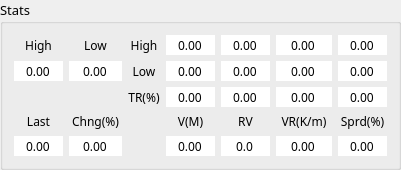
     <widget class="QGroupBox" name="live_stats_groupBox">
      <property name="font">
       <font>
        <family>Century Gothic</family>
        <pointsize>10</pointsize>
       </font>
      </property>
      <property name="title">
       <string>Stats</string>
      </property>
      <layout class="QGridLayout" name="gridLayout_9">
       <item row="0" column="0">
        <widget class="QLabel" name="ticker_highDayPrice_label">
         <property name="font">
          <font>
           <family>Century Gothic</family>
           <pointsize>9</pointsize>
          </font>
         </property>
         <property name="text">
          <string>High</string>
         </property>
         <property name="alignment">
          <set>Qt::AlignCenter</set>
         </property>
        </widget>
       </item>
       <item row="0" column="1">
        <widget class="QLabel" name="ticker_lowDayPrice_label">
         <property name="font">
          <font>
           <family>Century Gothic</family>
           <pointsize>9</pointsize>
          </font>
         </property>
         <property name="text">
          <string>Low</string>
         </property>
         <property name="alignment">
          <set>Qt::AlignCenter</set>
         </property>
        </widget>
       </item>
       <item row="0" column="2">
        <widget class="QLabel" name="high_label">
         <property name="sizePolicy">
          <sizepolicy hsizetype="Minimum" vsizetype="Preferred">
           <horstretch>0</horstretch>
           <verstretch>0</verstretch>
          </sizepolicy>
         </property>
         <property name="font">
          <font>
           <family>Century Gothic</family>
           <pointsize>9</pointsize>
          </font>
         </property>
         <property name="text">
          <string>High</string>
         </property>
         <property name="alignment">
          <set>Qt::AlignCenter</set>
         </property>
        </widget>
       </item>
       <item row="0" column="3">
        <widget class="QDoubleSpinBox" name="high5minP_doubleSpinBox">
         <property name="font">
          <font>
           <family>Century Gothic</family>
           <pointsize>9</pointsize>
          </font>
         </property>
         <property name="wrapping">
          <bool>false</bool>
         </property>
         <property name="frame">
          <bool>false</bool>
         </property>
         <property name="alignment">
          <set>Qt::AlignCenter</set>
         </property>
         <property name="readOnly">
          <bool>true</bool>
         </property>
         <property name="buttonSymbols">
          <enum>QAbstractSpinBox::NoButtons</enum>
         </property>
         <property name="correctionMode">
          <enum>QAbstractSpinBox::CorrectToNearestValue</enum>
         </property>
         <property name="decimals">
          <number>2</number>
         </property>
         <property name="minimum">
          <double>0.000000000000000</double>
         </property>
         <property name="maximum">
          <double>9999.000000000000000</double>
         </property>
         <property name="value">
          <double>0.000000000000000</double>
         </property>
        </widget>
       </item>
       <item row="0" column="4">
        <widget class="QDoubleSpinBox" name="high5minC_doubleSpinBox">
         <property name="font">
          <font>
           <family>Century Gothic</family>
           <pointsize>9</pointsize>
          </font>
         </property>
         <property name="wrapping">
          <bool>false</bool>
         </property>
         <property name="frame">
          <bool>false</bool>
         </property>
         <property name="alignment">
          <set>Qt::AlignCenter</set>
         </property>
         <property name="readOnly">
          <bool>true</bool>
         </property>
         <property name="buttonSymbols">
          <enum>QAbstractSpinBox::NoButtons</enum>
         </property>
         <property name="correctionMode">
          <enum>QAbstractSpinBox::CorrectToNearestValue</enum>
         </property>
         <property name="decimals">
          <number>2</number>
         </property>
         <property name="minimum">
          <double>0.000000000000000</double>
         </property>
         <property name="maximum">
          <double>9999.000000000000000</double>
         </property>
         <property name="value">
          <double>0.000000000000000</double>
         </property>
        </widget>
       </item>
       <item row="0" column="5">
        <widget class="QDoubleSpinBox" name="high1minP_doubleSpinBox">
         <property name="font">
          <font>
           <family>Century Gothic</family>
           <pointsize>9</pointsize>
          </font>
         </property>
         <property name="wrapping">
          <bool>false</bool>
         </property>
         <property name="frame">
          <bool>false</bool>
         </property>
         <property name="alignment">
          <set>Qt::AlignCenter</set>
         </property>
         <property name="readOnly">
          <bool>true</bool>
         </property>
         <property name="buttonSymbols">
          <enum>QAbstractSpinBox::NoButtons</enum>
         </property>
         <property name="correctionMode">
          <enum>QAbstractSpinBox::CorrectToNearestValue</enum>
         </property>
         <property name="decimals">
          <number>2</number>
         </property>
         <property name="minimum">
          <double>0.000000000000000</double>
         </property>
         <property name="maximum">
          <double>9999.000000000000000</double>
         </property>
         <property name="value">
          <double>0.000000000000000</double>
         </property>
        </widget>
       </item>
       <item row="0" column="6">
        <widget class="QDoubleSpinBox" name="high1minC_doubleSpinBox">
         <property name="font">
          <font>
           <family>Century Gothic</family>
           <pointsize>9</pointsize>
          </font>
         </property>
         <property name="wrapping">
          <bool>false</bool>
         </property>
         <property name="frame">
          <bool>false</bool>
         </property>
         <property name="alignment">
          <set>Qt::AlignCenter</set>
         </property>
         <property name="readOnly">
          <bool>true</bool>
         </property>
         <property name="buttonSymbols">
          <enum>QAbstractSpinBox::NoButtons</enum>
         </property>
         <property name="correctionMode">
          <enum>QAbstractSpinBox::CorrectToNearestValue</enum>
         </property>
         <property name="decimals">
          <number>2</number>
         </property>
         <property name="minimum">
          <double>0.000000000000000</double>
         </property>
         <property name="maximum">
          <double>9999.000000000000000</double>
         </property>
         <property name="value">
          <double>0.000000000000000</double>
         </property>
        </widget>
       </item>
       <item row="1" column="0">
        <widget class="QDoubleSpinBox" name="ticker_highDayPrice_doubleSpinBox">
         <property name="font">
          <font>
           <family>Century Gothic</family>
           <pointsize>9</pointsize>
          </font>
         </property>
         <property name="wrapping">
          <bool>false</bool>
         </property>
         <property name="frame">
          <bool>false</bool>
         </property>
         <property name="alignment">
          <set>Qt::AlignCenter</set>
         </property>
         <property name="readOnly">
          <bool>true</bool>
         </property>
         <property name="buttonSymbols">
          <enum>QAbstractSpinBox::NoButtons</enum>
         </property>
         <property name="decimals">
          <number>2</number>
         </property>
         <property name="maximum">
          <double>9999.989999999999782</double>
         </property>
         <property name="value">
          <double>0.000000000000000</double>
         </property>
        </widget>
       </item>
       <item row="1" column="1">
        <widget class="QDoubleSpinBox" name="ticker_lowDayPrice_doubleSpinBox">
         <property name="font">
          <font>
           <family>Century Gothic</family>
           <pointsize>9</pointsize>
          </font>
         </property>
         <property name="wrapping">
          <bool>false</bool>
         </property>
         <property name="frame">
          <bool>false</bool>
         </property>
         <property name="alignment">
          <set>Qt::AlignCenter</set>
         </property>
         <property name="readOnly">
          <bool>true</bool>
         </property>
         <property name="buttonSymbols">
          <enum>QAbstractSpinBox::NoButtons</enum>
         </property>
         <property name="decimals">
          <number>2</number>
         </property>
         <property name="maximum">
          <double>9999.989999999999782</double>
         </property>
         <property name="value">
          <double>0.000000000000000</double>
         </property>
        </widget>
       </item>
       <item row="1" column="2">
        <widget class="QLabel" name="low_label">
         <property name="sizePolicy">
          <sizepolicy hsizetype="Minimum" vsizetype="Preferred">
           <horstretch>0</horstretch>
           <verstretch>0</verstretch>
          </sizepolicy>
         </property>
         <property name="font">
          <font>
           <family>Century Gothic</family>
           <pointsize>9</pointsize>
          </font>
         </property>
         <property name="text">
          <string>Low</string>
         </property>
         <property name="alignment">
          <set>Qt::AlignCenter</set>
         </property>
        </widget>
       </item>
       <item row="1" column="3">
        <widget class="QDoubleSpinBox" name="low5minP_doubleSpinBox">
         <property name="font">
          <font>
           <family>Century Gothic</family>
           <pointsize>9</pointsize>
          </font>
         </property>
         <property name="wrapping">
          <bool>false</bool>
         </property>
         <property name="frame">
          <bool>false</bool>
         </property>
         <property name="alignment">
          <set>Qt::AlignCenter</set>
         </property>
         <property name="readOnly">
          <bool>true</bool>
         </property>
         <property name="buttonSymbols">
          <enum>QAbstractSpinBox::NoButtons</enum>
         </property>
         <property name="correctionMode">
          <enum>QAbstractSpinBox::CorrectToNearestValue</enum>
         </property>
         <property name="decimals">
          <number>2</number>
         </property>
         <property name="minimum">
          <double>0.000000000000000</double>
         </property>
         <property name="maximum">
          <double>9999.000000000000000</double>
         </property>
         <property name="value">
          <double>0.000000000000000</double>
         </property>
        </widget>
       </item>
       <item row="1" column="4">
        <widget class="QDoubleSpinBox" name="low5minC_doubleSpinBox">
         <property name="font">
          <font>
           <family>Century Gothic</family>
           <pointsize>9</pointsize>
          </font>
         </property>
         <property name="wrapping">
          <bool>false</bool>
         </property>
         <property name="frame">
          <bool>false</bool>
         </property>
         <property name="alignment">
          <set>Qt::AlignCenter</set>
         </property>
         <property name="readOnly">
          <bool>true</bool>
         </property>
         <property name="buttonSymbols">
          <enum>QAbstractSpinBox::NoButtons</enum>
         </property>
         <property name="correctionMode">
          <enum>QAbstractSpinBox::CorrectToNearestValue</enum>
         </property>
         <property name="decimals">
          <number>2</number>
         </property>
         <property name="minimum">
          <double>0.000000000000000</double>
         </property>
         <property name="maximum">
          <double>9999.000000000000000</double>
         </property>
         <property name="value">
          <double>0.000000000000000</double>
         </property>
        </widget>
       </item>
       <item row="1" column="5">
        <widget class="QDoubleSpinBox" name="low1minP_doubleSpinBox">
         <property name="font">
          <font>
           <family>Century Gothic</family>
           <pointsize>9</pointsize>
          </font>
         </property>
         <property name="wrapping">
          <bool>false</bool>
         </property>
         <property name="frame">
          <bool>false</bool>
         </property>
         <property name="alignment">
          <set>Qt::AlignCenter</set>
         </property>
         <property name="readOnly">
          <bool>true</bool>
         </property>
         <property name="buttonSymbols">
          <enum>QAbstractSpinBox::NoButtons</enum>
         </property>
         <property name="correctionMode">
          <enum>QAbstractSpinBox::CorrectToNearestValue</enum>
         </property>
         <property name="decimals">
          <number>2</number>
         </property>
         <property name="minimum">
          <double>0.000000000000000</double>
         </property>
         <property name="maximum">
          <double>9999.000000000000000</double>
         </property>
         <property name="value">
          <double>0.000000000000000</double>
         </property>
        </widget>
       </item>
       <item row="1" column="6">
        <widget class="QDoubleSpinBox" name="low1minC_doubleSpinBox">
         <property name="font">
          <font>
           <family>Century Gothic</family>
           <pointsize>9</pointsize>
          </font>
         </property>
         <property name="wrapping">
          <bool>false</bool>
         </property>
         <property name="frame">
          <bool>false</bool>
         </property>
         <property name="alignment">
          <set>Qt::AlignCenter</set>
         </property>
         <property name="readOnly">
          <bool>true</bool>
         </property>
         <property name="buttonSymbols">
          <enum>QAbstractSpinBox::NoButtons</enum>
         </property>
         <property name="correctionMode">
          <enum>QAbstractSpinBox::CorrectToNearestValue</enum>
         </property>
         <property name="decimals">
          <number>2</number>
         </property>
         <property name="minimum">
          <double>0.000000000000000</double>
         </property>
         <property name="maximum">
          <double>9999.000000000000000</double>
         </property>
         <property name="value">
          <double>0.000000000000000</double>
         </property>
        </widget>
       </item>
       <item row="2" column="2">
        <widget class="QLabel" name="range_label">
         <property name="sizePolicy">
          <sizepolicy hsizetype="Minimum" vsizetype="Preferred">
           <horstretch>0</horstretch>
           <verstretch>0</verstretch>
          </sizepolicy>
         </property>
         <property name="font">
          <font>
           <family>Century Gothic</family>
           <pointsize>9</pointsize>
          </font>
         </property>
         <property name="text">
          <string>TR(%)</string>
         </property>
         <property name="alignment">
          <set>Qt::AlignCenter</set>
         </property>
        </widget>
       </item>
       <item row="2" column="3">
        <widget class="QDoubleSpinBox" name="range5minPper_doubleSpinBox">
         <property name="font">
          <font>
           <family>Century Gothic</family>
           <pointsize>9</pointsize>
          </font>
         </property>
         <property name="wrapping">
          <bool>false</bool>
         </property>
         <property name="frame">
          <bool>false</bool>
         </property>
         <property name="alignment">
          <set>Qt::AlignCenter</set>
         </property>
         <property name="readOnly">
          <bool>true</bool>
         </property>
         <property name="buttonSymbols">
          <enum>QAbstractSpinBox::NoButtons</enum>
         </property>
         <property name="correctionMode">
          <enum>QAbstractSpinBox::CorrectToNearestValue</enum>
         </property>
         <property name="decimals">
          <number>2</number>
         </property>
         <property name="minimum">
          <double>0.000000000000000</double>
         </property>
         <property name="maximum">
          <double>100.000000000000000</double>
         </property>
         <property name="value">
          <double>0.000000000000000</double>
         </property>
        </widget>
       </item>
       <item row="2" column="4">
        <widget class="QDoubleSpinBox" name="range5minCper_doubleSpinBox">
         <property name="font">
          <font>
           <family>Century Gothic</family>
           <pointsize>9</pointsize>
          </font>
         </property>
         <property name="wrapping">
          <bool>false</bool>
         </property>
         <property name="frame">
          <bool>false</bool>
         </property>
         <property name="alignment">
          <set>Qt::AlignCenter</set>
         </property>
         <property name="readOnly">
          <bool>true</bool>
         </property>
         <property name="buttonSymbols">
          <enum>QAbstractSpinBox::NoButtons</enum>
         </property>
         <property name="correctionMode">
          <enum>QAbstractSpinBox::CorrectToNearestValue</enum>
         </property>
         <property name="decimals">
          <number>2</number>
         </property>
         <property name="minimum">
          <double>0.000000000000000</double>
         </property>
         <property name="maximum">
          <double>100.000000000000000</double>
         </property>
         <property name="value">
          <double>0.000000000000000</double>
         </property>
        </widget>
       </item>
       <item row="2" column="5">
        <widget class="QDoubleSpinBox" name="range1minPper_doubleSpinBox">
         <property name="font">
          <font>
           <family>Century Gothic</family>
           <pointsize>9</pointsize>
          </font>
         </property>
         <property name="wrapping">
          <bool>false</bool>
         </property>
         <property name="frame">
          <bool>false</bool>
         </property>
         <property name="alignment">
          <set>Qt::AlignCenter</set>
         </property>
         <property name="readOnly">
          <bool>true</bool>
         </property>
         <property name="buttonSymbols">
          <enum>QAbstractSpinBox::NoButtons</enum>
         </property>
         <property name="correctionMode">
          <enum>QAbstractSpinBox::CorrectToNearestValue</enum>
         </property>
         <property name="decimals">
          <number>2</number>
         </property>
         <property name="minimum">
          <double>0.000000000000000</double>
         </property>
         <property name="maximum">
          <double>100.000000000000000</double>
         </property>
         <property name="value">
          <double>0.000000000000000</double>
         </property>
        </widget>
       </item>
       <item row="2" column="6">
        <widget class="QDoubleSpinBox" name="range1minCper_doubleSpinBox">
         <property name="font">
          <font>
           <family>Century Gothic</family>
           <pointsize>9</pointsize>
          </font>
         </property>
         <property name="wrapping">
          <bool>false</bool>
         </property>
         <property name="frame">
          <bool>false</bool>
         </property>
         <property name="alignment">
          <set>Qt::AlignCenter</set>
         </property>
         <property name="readOnly">
          <bool>true</bool>
         </property>
         <property name="buttonSymbols">
          <enum>QAbstractSpinBox::NoButtons</enum>
         </property>
         <property name="correctionMode">
          <enum>QAbstractSpinBox::CorrectToNearestValue</enum>
         </property>
         <property name="decimals">
          <number>2</number>
         </property>
         <property name="minimum">
          <double>0.000000000000000</double>
         </property>
         <property name="maximum">
          <double>100.000000000000000</double>
         </property>
         <property name="value">
          <double>0.000000000000000</double>
         </property>
        </widget>
       </item>
       <item row="3" column="0">
        <widget class="QLabel" name="ticker_lastPrice_label">
         <property name="font">
          <font>
           <family>Century Gothic</family>
           <pointsize>9</pointsize>
          </font>
         </property>
         <property name="text">
          <string>Last</string>
         </property>
         <property name="alignment">
          <set>Qt::AlignCenter</set>
         </property>
        </widget>
       </item>
       <item row="3" column="1">
        <widget class="QLabel" name="ticker_dayChangeper_label">
         <property name="font">
          <font>
           <family>Century Gothic</family>
           <pointsize>9</pointsize>
          </font>
         </property>
         <property name="text">
          <string>Chng(%)</string>
         </property>
         <property name="alignment">
          <set>Qt::AlignCenter</set>
         </property>
        </widget>
       </item>
       <item row="3" column="3">
        <widget class="QLabel" name="ticker_dayVolume_label">
         <property name="font">
          <font>
           <family>Century Gothic</family>
           <pointsize>9</pointsize>
          </font>
         </property>
         <property name="text">
          <string>V(M)</string>
         </property>
         <property name="alignment">
          <set>Qt::AlignCenter</set>
         </property>
        </widget>
       </item>
       <item row="3" column="4">
        <widget class="QLabel" name="ticker_dayChangeper_label_2">
         <property name="font">
          <font>
           <family>Century Gothic</family>
           <pointsize>9</pointsize>
          </font>
         </property>
         <property name="text">
          <string>RV</string>
         </property>
         <property name="alignment">
          <set>Qt::AlignCenter</set>
         </property>
        </widget>
       </item>
       <item row="3" column="5">
        <widget class="QLabel" name="ticker_rateVolume_label">
         <property name="font">
          <font>
           <family>Century Gothic</family>
           <pointsize>9</pointsize>
          </font>
         </property>
         <property name="text">
          <string>VR(K/m)</string>
         </property>
         <property name="alignment">
          <set>Qt::AlignCenter</set>
         </property>
        </widget>
       </item>
       <item row="3" column="6">
        <widget class="QLabel" name="ticker_spreadper_label">
         <property name="font">
          <font>
           <family>Century Gothic</family>
           <pointsize>9</pointsize>
          </font>
         </property>
         <property name="text">
          <string>Sprd(%)</string>
         </property>
         <property name="alignment">
          <set>Qt::AlignCenter</set>
         </property>
        </widget>
       </item>
       <item row="4" column="0">
        <widget class="QDoubleSpinBox" name="ticker_lastPrice_doubleSpinBox">
         <property name="font">
          <font>
           <family>Century Gothic</family>
           <pointsize>9</pointsize>
          </font>
         </property>
         <property name="wrapping">
          <bool>false</bool>
         </property>
         <property name="frame">
          <bool>false</bool>
         </property>
         <property name="alignment">
          <set>Qt::AlignCenter</set>
         </property>
         <property name="readOnly">
          <bool>true</bool>
         </property>
         <property name="buttonSymbols">
          <enum>QAbstractSpinBox::NoButtons</enum>
         </property>
         <property name="decimals">
          <number>2</number>
         </property>
         <property name="maximum">
          <double>9999.989999999999782</double>
         </property>
         <property name="value">
          <double>0.000000000000000</double>
         </property>
        </widget>
       </item>
       <item row="4" column="1">
        <widget class="QDoubleSpinBox" name="ticker_dayChangeper_doubleSpinBox">
         <property name="font">
          <font>
           <family>Century Gothic</family>
           <pointsize>9</pointsize>
          </font>
         </property>
         <property name="wrapping">
          <bool>false</bool>
         </property>
         <property name="frame">
          <bool>false</bool>
         </property>
         <property name="alignment">
          <set>Qt::AlignCenter</set>
         </property>
         <property name="readOnly">
          <bool>true</bool>
         </property>
         <property name="buttonSymbols">
          <enum>QAbstractSpinBox::NoButtons</enum>
         </property>
         <property name="decimals">
          <number>2</number>
         </property>
         <property name="minimum">
          <double>-1000.000000000000000</double>
         </property>
         <property name="maximum">
          <double>1000.000000000000000</double>
         </property>
         <property name="value">
          <double>0.000000000000000</double>
         </property>
        </widget>
       </item>
       <item row="4" column="3">
        <widget class="QDoubleSpinBox" name="ticker_dayVolume_doubleSpinBox">
         <property name="font">
          <font>
           <family>Century Gothic</family>
           <pointsize>9</pointsize>
          </font>
         </property>
         <property name="wrapping">
          <bool>false</bool>
         </property>
         <property name="frame">
          <bool>false</bool>
         </property>
         <property name="alignment">
          <set>Qt::AlignCenter</set>
         </property>
         <property name="readOnly">
          <bool>true</bool>
         </property>
         <property name="buttonSymbols">
          <enum>QAbstractSpinBox::NoButtons</enum>
         </property>
         <property name="decimals">
          <number>2</number>
         </property>
         <property name="maximum">
          <double>1000.000000000000000</double>
         </property>
         <property name="value">
          <double>0.000000000000000</double>
         </property>
        </widget>
       </item>
       <item row="4" column="4">
        <widget class="QDoubleSpinBox" name="ticker_relativeVolume_doubleSpinBox">
         <property name="font">
          <font>
           <family>Century Gothic</family>
           <pointsize>9</pointsize>
          </font>
         </property>
         <property name="wrapping">
          <bool>false</bool>
         </property>
         <property name="frame">
          <bool>false</bool>
         </property>
         <property name="alignment">
          <set>Qt::AlignCenter</set>
         </property>
         <property name="readOnly">
          <bool>true</bool>
         </property>
         <property name="buttonSymbols">
          <enum>QAbstractSpinBox::NoButtons</enum>
         </property>
         <property name="decimals">
          <number>1</number>
         </property>
         <property name="minimum">
          <double>0.000000000000000</double>
         </property>
         <property name="maximum">
          <double>9999.000000000000000</double>
         </property>
         <property name="value">
          <double>0.000000000000000</double>
         </property>
        </widget>
       </item>
       <item row="4" column="5">
        <widget class="QDoubleSpinBox" name="ticker_rateVolume_doubleSpinBox">
         <property name="font">
          <font>
           <family>Century Gothic</family>
           <pointsize>9</pointsize>
          </font>
         </property>
         <property name="wrapping">
          <bool>false</bool>
         </property>
         <property name="frame">
          <bool>false</bool>
         </property>
         <property name="alignment">
          <set>Qt::AlignCenter</set>
         </property>
         <property name="readOnly">
          <bool>true</bool>
         </property>
         <property name="buttonSymbols">
          <enum>QAbstractSpinBox::NoButtons</enum>
         </property>
         <property name="decimals">
          <number>2</number>
         </property>
         <property name="maximum">
          <double>10000.000000000000000</double>
         </property>
         <property name="value">
          <double>0.000000000000000</double>
         </property>
        </widget>
       </item>
       <item row="4" column="6">
        <widget class="QDoubleSpinBox" name="ticker_spreadper_doubleSpinBox">
         <property name="font">
          <font>
           <family>Century Gothic</family>
           <pointsize>9</pointsize>
          </font>
         </property>
         <property name="wrapping">
          <bool>false</bool>
         </property>
         <property name="frame">
          <bool>false</bool>
         </property>
         <property name="alignment">
          <set>Qt::AlignCenter</set>
         </property>
         <property name="readOnly">
          <bool>true</bool>
         </property>
         <property name="buttonSymbols">
          <enum>QAbstractSpinBox::NoButtons</enum>
         </property>
         <property name="decimals">
          <number>2</number>
         </property>
         <property name="maximum">
          <double>1000.000000000000000</double>
         </property>
         <property name="value">
          <double>0.000000000000000</double>
         </property>
        </widget>
       </item>
      </layout>
     </widget>
